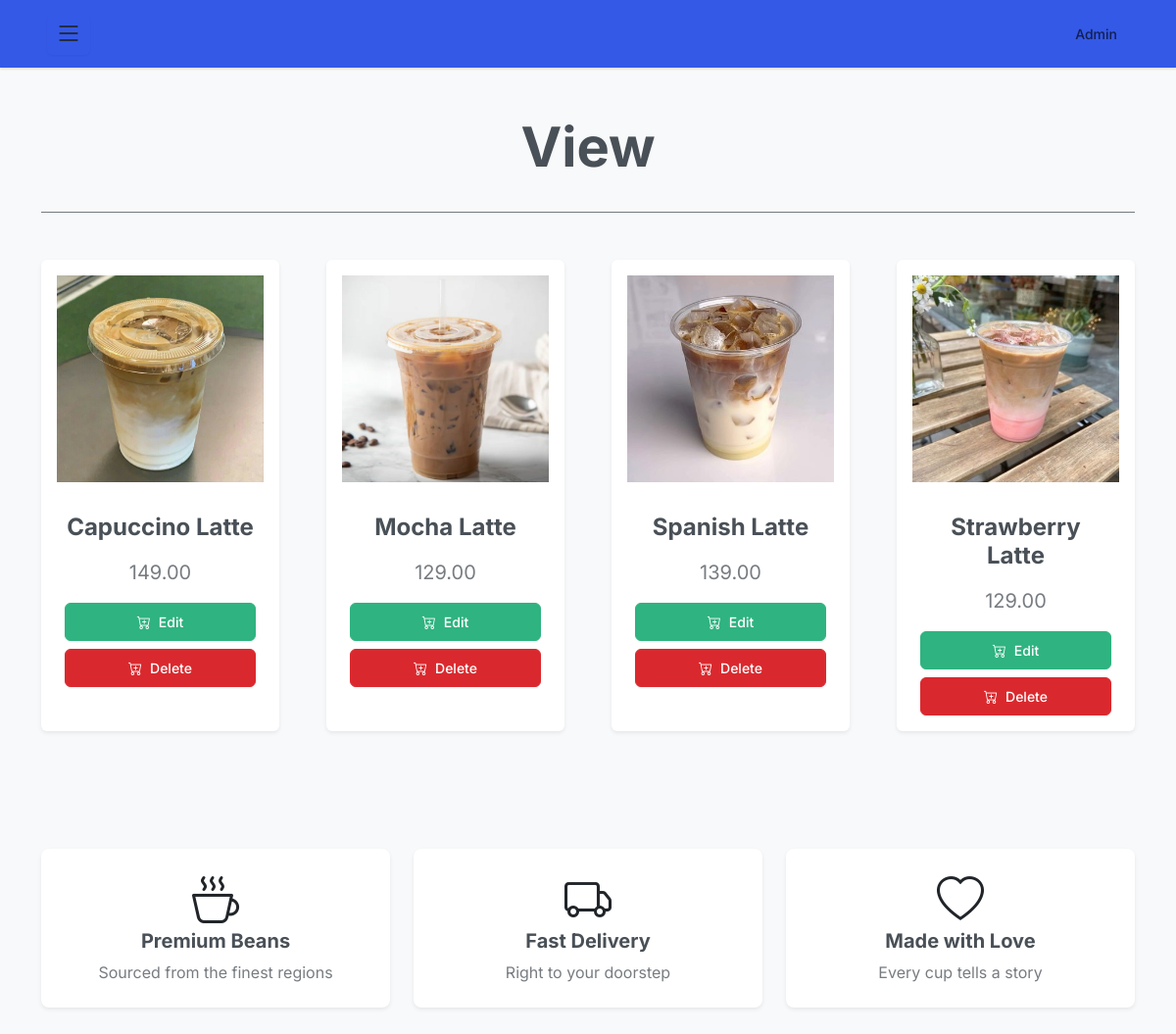
The page /user-admin/coffee-view/ (signed in) on the database its author committed.
### z_admin/models.py (models this page shows, shortened)
class Coffee(models.Model): # This is the model for the coffee
    name = models.CharField(max_length=150)
    price = models.DecimalField(max_digits=10, decimal_places=2)
    image = models.ImageField(upload_to=img_path, default="default.jpg", blank=True,)
    created_at = models.DateTimeField(auto_now_add=True)
    class Meta:
        verbose_name = "Coffee"
        verbose_name_plural = "Coffees"
        ordering = ['-created_at']

### z_admin/views.py (the view)
# urls.py: path('coffee-view/', views.coffee_view, name='coffee-view'), # READ
@login_required(login_url='admin-login')
def coffee_view(request):    # READ
    coffees = Coffee.objects.all()
    context = {
        'coffees': coffees
    }
    return render(request, 'temp_admin/coffee-view.html', context)

### templates/temp_admin/coffee-view.html (shortened to what this page needs)
{% extends "temp_admin/base.html" %}
{% block content %}
<div class="container-fluid bg-light py-5">
    <div class="container">
        <div class="text-center mb-5">
            <div class="d-flex align-items-center position-relative">
                <h1 class="display-4 fw-bold mb-3 m-auto">View</h1>
            </div>
            <hr class="w-100 mx-auto  opacity-75 mb-5">
        </div>
        <div class="row g-5">
            {% for coffee in coffees %}
            <div class="col-md-4 col-lg-3">
                <div class="card h-100 border-0 shadow-sm">
                    <img class="card-img-top p-3" src="{{ coffee.image.url }}">
                    <div class="card-body text-center">
                        <h4 class="card-title fw-bold mb-3">{{ coffee.name }}</h4>
                        <p class="fs-5 text-muted mb-3">{{ coffee.price }}</p>
                            <a href="{% url 'edit-coffee' coffee.pk %}" class="btn btn-success rounded w-100">
                                <i class=" bi bi-cart-plus me-2"></i>Edit
                            </a>
                            <a href="{% url 'delete-coffee' coffee.pk %}" class="btn btn-danger rounded w-100 mt-2 delete-coffee-btn">
                                <i class="bi bi-cart-plus me-2"></i>Delete
                            </a>
                    </div>
                </div>
            </div>
            {% endfor %}
        </div>
        <div class="row mt-5 pt-5 text-center g-4">
            <div class="col-md-4">
                <div class="bg-white p-4 rounded-3 shadow-sm h-100">
                    <i class="bi bi-cup-hot display-5 text-dark mb-3"></i>
                    <h5 class="fw-bold mb-2">Premium Beans</h5>
                    <p class="text-muted mb-0">Sourced from the finest regions</p>
                </div>
            </div>
            <div class="col-md-4">
                <div class="bg-white p-4 rounded-3 shadow-sm h-100">
                    <i class="bi bi-truck display-5 text-dark mb-3"></i>
                    <h5 class="fw-bold mb-2">Fast Delivery</h5>
                    <p class="text-muted mb-0">Right to your doorstep</p>
                </div>
            </div>
            <div class="col-md-4">
                <div class="bg-white p-4 rounded-3 shadow-sm h-100">
                    <i class="bi bi-heart display-5 text-dark mb-3"></i>
                    <h5 class="fw-bold mb-2">Made with Love</h5>
                    <p class="text-muted mb-0">Every cup tells a story</p>
                </div>
            </div>
        </div>
    </div>
</div>
{% endblock %}

### templates/temp_admin/base.html (shortened to what this page needs)
{% load static %}
<!DOCTYPE html>
<html lang="en">
<head>
    <link href="{% static 'zbootstrap.min.css' %}" rel="stylesheet">
    <link rel="stylesheet" href="{% static 'fonts.css' %}">
    <link rel="stylesheet" href="{% static 'bootstrap-icons.min.css' %}">
</head>
<body>
    {% if not '-login' in request.resolver_match.url_name|default:'' %}
    <nav class="navbar navbar-expand-lg bg-primary shadow-lg sticky-top">
        <div class="container-fluid px-5">
            <button class="btn btn-rounded btn-outline-dark border-0 py-0 px-2" type="button" data-bs-toggle="offcanvas"
                data-bs-target="#offcanvasWithBothOptions">
                <i class="bi bi-list fs-3"></i>
            </button>
            <div class="navbar-nav ms-auto">
                <div class="nav-link d-flex align-items-center">
                    <div class="d-none d-md-inline ms-2">
                        <div class="lh-1 text-capitalize">{{ request.user.username }}</div>
                    </div>
                </div>
            </div>
        </div>
    </nav>
    {% endif %}
    {% block content %}
    {% endblock %}
</body>
</html>

### rows shown on the page
Coffee: image (picture), name "Capuccino Latte", price "149.00"
Coffee: image (picture), name "Mocha Latte", price "129.00"
Coffee: image (picture), name "Spanish Latte", price "139.00"
Coffee: image (picture), name "Strawberry Latte", price "129.00"

### other values the page prints
{{ request.user.username }} "Admin"
